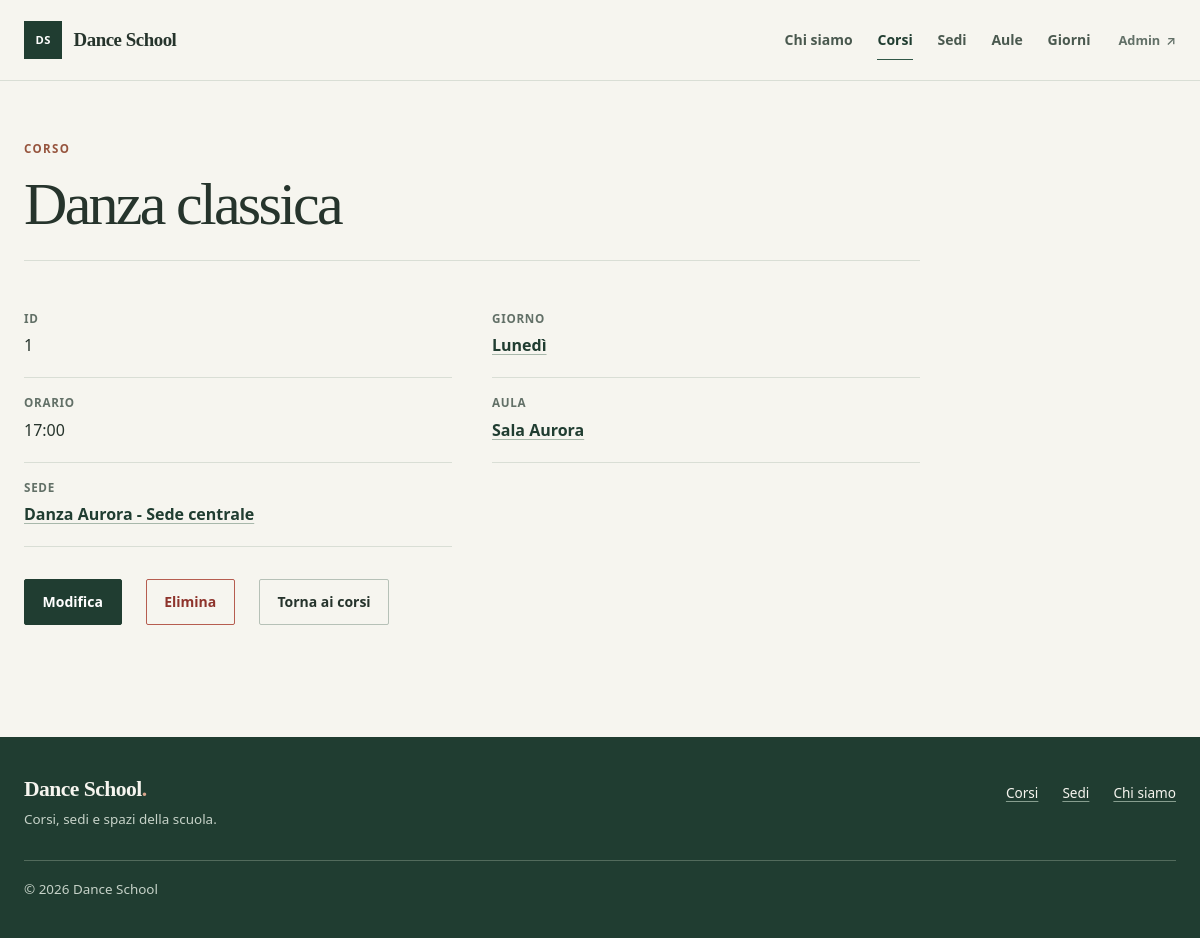
Page /school/courses/1/ on the committed database.
### school/models.py (models this page shows, shortened)
class Course(models.Model):
    subject = models.CharField(max_length=100)
    day_of_the_week = models.ForeignKey(
        DayOfTheWeek,
        on_delete=models.CASCADE,
        related_name="courses",
    )
    starting_hour = models.TimeField()
    classroom = models.ForeignKey(
        Classroom,
        on_delete=models.CASCADE,
        related_name="courses",
    )
    school = models.ForeignKey(
        "schoolmanagement.School",
        on_delete=models.CASCADE,
        related_name="courses",
    )

class DayOfTheWeek(models.Model):
    number = models.IntegerField()
    name = models.CharField(max_length=100)

class Classroom(models.Model):
    name = models.CharField(max_length=100)
    capacity = models.IntegerField()

### schoolmanagement/models.py (models this page shows, shortened)
class School(models.Model):
    name = models.CharField(max_length=100)
    street = models.CharField(max_length=100)
    city = models.CharField(max_length=100)
    province = models.CharField(max_length=2)
    zip_code = models.CharField(max_length=5)
    country = models.CharField(max_length=100)
    website = models.URLField(null=True, blank=True)
    phone = models.CharField(max_length=20, null=True, blank=True)
    email = models.EmailField(null=True, blank=True)
    vat = models.CharField(max_length=11, null=True, blank=True)

### school/views.py (the view)
# urls.py: path("courses/<int:pk>/", CourseDetailView.as_view(), name="course_detail"),
class CourseDetailView(generic.DetailView):
    model = Course
    context_object_name = "course"
    queryset = Course.objects.select_related("day_of_the_week", "classroom", "school")
    template_name = "school/course_detail.html"

### school/templates/school/course_detail.html (shortened to what this page needs)
{% extends "base.html" %}
{% block content %}
    <article class="detail-page">
        <header class="page-header">
            <div class="page-heading">
                <p class="page-kicker">Corso</p>
                <h1>{{ course.subject }}</h1>
            </div>
        </header>
        <dl class="detail-grid">
            <div class="detail-item">
                <dt>ID</dt>
                <dd>{{ course.pk }}</dd>
            </div>
            <div class="detail-item">
                <dt>Giorno</dt>
                <dd><a href="{% url 'day_of_the_week_detail' pk=course.day_of_the_week.pk %}">{{ course.day_of_the_week.name }}</a></dd>
            </div>
            <div class="detail-item">
                <dt>Orario</dt>
                <dd>{{ course.starting_hour|time:"H:i" }}</dd>
            </div>
            <div class="detail-item">
                <dt>Aula</dt>
                <dd><a href="{% url 'classroom_detail' pk=course.classroom.pk %}">{{ course.classroom.name }}</a></dd>
            </div>
            <div class="detail-item">
                <dt>Sede</dt>
                <dd><a href="{% url 'school_detail' pk=course.school.pk %}">{{ course.school.name }}</a></dd>
            </div>
        </dl>
        <p class="detail-actions">
            <a class="button" href="{% url 'course_update' pk=course.pk %}">Modifica</a>
            <a class="button button--danger" href="{% url 'course_delete' pk=course.pk %}">Elimina</a>
            <a class="button button--secondary" href="{% url 'course_list' %}">Torna ai corsi</a>
        </p>
    </article>
{% endblock %}

### static/css/style.css (style rules this page uses)
:root { color-scheme: light; --paper: #f6f5ef; --surface: #fffefa; --ink: #26342c; --muted: #627067; --line: #d9ded5; --green: #315747; --green-dark: #203d31; --clay: #96543d; --error: #a13d35; font-family: system-ui, -apple-system, BlinkMacSystemFont, "Segoe UI", sans-serif; color: var(--ink); background: var(--paper); font-synthesis: none; text-rendering: optimizeLegibility; }
* { box-sizing: border-box; }
body { display: flex; min-height: 100vh; flex-direction: column; margin: 0; }
a { color: inherit; }
.eyebrow, .page-kicker, .carousel-category, .about-number { margin: 0 0 1rem; color: var(--clay); font-size: 0.72rem; font-weight: 700; letter-spacing: 0.12em; line-height: 1.4; text-transform: uppercase; }
.hero-copy h1, .about-intro h1, .page-heading h1, .form-page h1 { margin: 0; font-family: Georgia, "Times New Roman", serif; font-weight: 400; letter-spacing: -0.045em; }
.hero-actions, .detail-actions, .form-actions { display: flex; flex-wrap: wrap; align-items: center; gap: 0.8rem 1.5rem; }
.button { display: inline-flex; min-height: 2.85rem; align-items: center; justify-content: center; gap: 0.7rem; padding: 0.7rem 1.1rem; border: 1px solid var(--green-dark); border-radius: 2px; background: var(--green-dark); color: #fff; cursor: pointer; font-size: 0.875rem; font-weight: 650; line-height: 1.3; text-decoration: none; }
.button--secondary { border-color: #b6c1b7; background: transparent; color: var(--ink); }
.button--danger { border-color: #b65d50; background: transparent; color: #8e342c; }
.page-header { display: flex; flex-wrap: wrap; align-items: end; justify-content: space-between; gap: 1.5rem; margin-bottom: 2rem; padding-bottom: 1.5rem; border-bottom: 1px solid var(--line); }
.page-heading { min-width: 0; }
.page-heading h1, .form-page h1, .about-intro h1 { font-size: clamp(2.5rem, 5vw, 4rem); line-height: 1.05; }
.table-primary a, .detail-item a, .related-list a { color: var(--green-dark); font-weight: 650; text-decoration-color: #a8b8ab; text-underline-offset: 0.2em; }
.detail-page, .form-page { max-width: 56rem; }
.detail-grid { display: grid; grid-template-columns: repeat(2, minmax(0, 1fr)); gap: 0 2.5rem; margin: 0; }
.detail-item { min-width: 0; padding-block: 1.1rem 1.25rem; border-bottom: 1px solid var(--line); }
.detail-item dt { margin-bottom: 0.45rem; color: var(--muted); font-size: 0.73rem; font-weight: 700; letter-spacing: 0.06em; text-transform: uppercase; }
.detail-item dd { margin: 0; line-height: 1.5; overflow-wrap: anywhere; }
.detail-actions { margin-top: 2rem; }

### rows in the picture
Course: subject "Danza classica", pk "1", day_of_the_week.name "Lunedì", starting_hour "17:00", classroom.name "Sala Aurora", school.name "Danza Aurora - Sede centrale"
